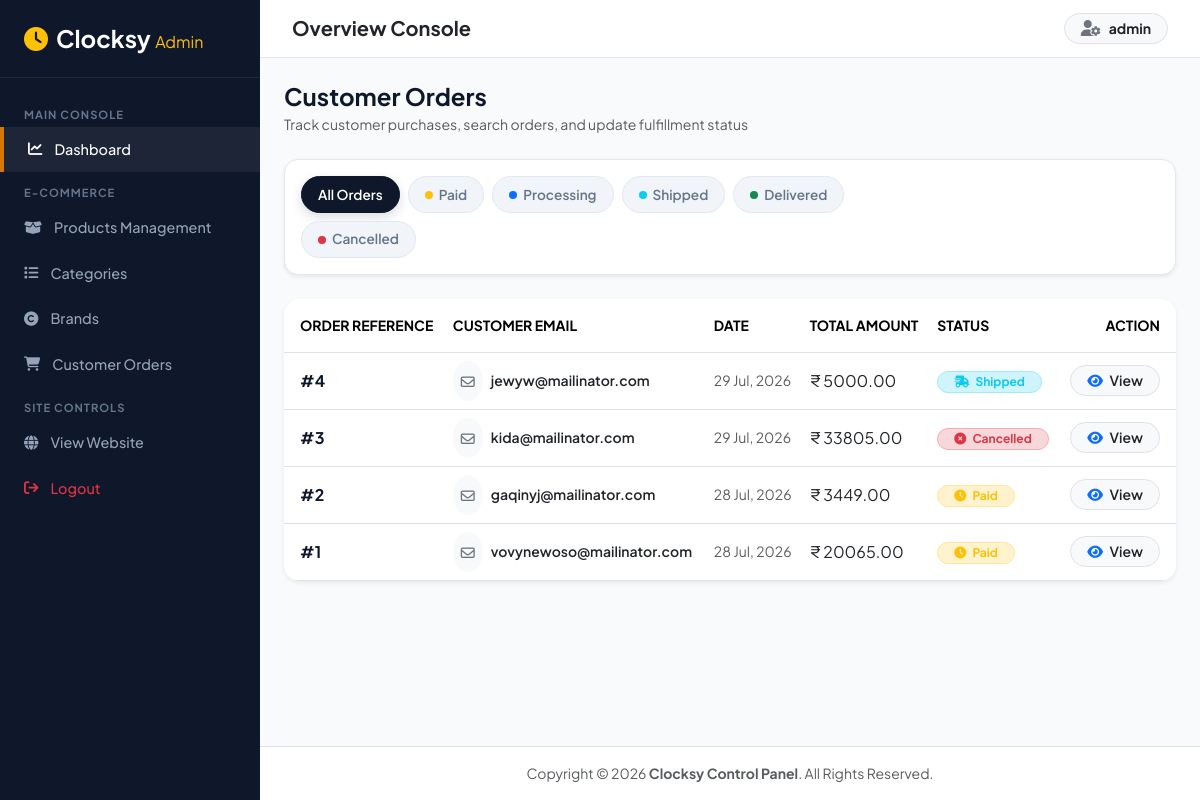
Screenshot of /custom-admin/orders/ (signed in) with the database file from the repository.
### clock_app/models.py (models this page shows, shortened)
class Order(models.Model):
    STATUS = (
        ('Pending', 'Pending'),
        ('Paid', 'Paid'),
        ('Cancelled', 'Cancelled'),
    )
    user = models.ForeignKey(User, on_delete=models.CASCADE)
    name = models.CharField(max_length=100, blank=True, null=True)
    email = models.EmailField(blank=True, null=True)
    phone = models.CharField(max_length=15)
    address = models.TextField()
    total_amount = models.DecimalField(max_digits=10, decimal_places=2)
    razorpay_order_id = models.CharField(max_length=200, blank=True, null=True)
    razorpay_payment_id = models.CharField(max_length=200, blank=True, null=True)
    status = models.CharField(
        max_length=20,
        choices=STATUS,
        default='Pending'
    )
    created_at = models.DateTimeField(auto_now_add=True)

### clock_app/views.py (the view)
# urls.py: path('custom-admin/orders/', views.admin_order_list, name='admin_order_list'),
@staff_member_required(login_url='/custom-admin/login/')
def admin_order_list(request):
    status_filter = request.GET.get('status')
    if status_filter:
        orders = Order.objects.filter(status=status_filter).order_by('-id')
    else:
        orders = Order.objects.all().order_by('-id')
    context = {
        'orders': orders,
        'current_status': status_filter
    }
    return render(request, 'admin_panel/order_list.html', context)

### templates/admin_panel/order_list.html (shortened to what this page needs)
{% extends 'admin_panel/admin_layout.html' %}
{% load static %}
{% block admin_content %}
<div class="d-flex justify-content-between align-items-center mb-4 flex-wrap gap-2">
    <div>
        <h4 class="fw-bold mb-1" style="color: #0f172a;">Customer Orders</h4>
        <p class="text-muted small mb-0">Track customer purchases, search orders, and update fulfillment status</p>
    </div>
</div>
<div class="filter-card shadow-sm mb-4">
    <div class="row g-3 align-items-center">
        <div class="col-12 col-xl-8">
            <div class="d-flex align-items-center gap-2 flex-wrap">
                <a href="{% url 'admin_order_list' %}" class="status-pill {% if not current_status %}active{% endif %}">
                    <span>All Orders</span>
                </a>
                <a href="{% url 'admin_order_list' %}?status=Paid" class="status-pill {% if current_status == 'Paid' %}active{% endif %}">
                    <span class="status-dot bg-warning"></span>
                    <span>Paid</span>
                </a>
                <a href="{% url 'admin_order_list' %}?status=Processing" class="status-pill {% if current_status == 'Processing' %}active{% endif %}">
                    <span class="status-dot bg-primary"></span>
                    <span>Processing</span>
                </a>
                <a href="{% url 'admin_order_list' %}?status=Shipped" class="status-pill {% if current_status == 'Shipped' %}active{% endif %}">
                    <span class="status-dot bg-info"></span>
                    <span>Shipped</span>
                </a>
                <a href="{% url 'admin_order_list' %}?status=Delivered" class="status-pill {% if current_status == 'Delivered' %}active{% endif %}">
                    <span class="status-dot bg-success"></span>
                    <span>Delivered</span>
                </a>
                <a href="{% url 'admin_order_list' %}?status=Cancelled" class="status-pill {% if current_status == 'Cancelled' %}active{% endif %}">
                    <span class="status-dot bg-danger"></span>
                    <span>Cancelled</span>
                </a>
            </div>
        </div>
    </div>
</div>
<div class="card border-0 shadow-sm rounded-4 overflow-hidden bg-white">
    <div class="table-responsive">
        <table class="table align-middle mb-0 orders-table">
            <thead class="bg-light text-muted small text-uppercase">
                <tr>
                    <th class="ps-3 py-3">Order Reference</th>
                    <th class="py-3">Customer Email</th>
                    <th class="py-3">Date</th>
                    <th class="py-3">Total Amount</th>
                    <th class="py-3">Status</th>
                    <th class="pe-3 py-3 text-end">Action</th>
                </tr>
            </thead>
            <tbody>
                {% if orders %}
                    {% for order in orders %}
                    <tr>
                        <td class="ps-3 fw-bold" style="color: #0f172a;">
                            #{{ order.id }}
                        </td>
                        <td>
                            <div class="d-flex align-items-center gap-2">
                                <div class="bg-light rounded-circle p-2 text-secondary d-none d-sm-block">
                                    <i class="fa-regular fa-envelope small"></i>
                                </div>
                                <span class="fw-semibold text-dark small">{{ order.email|default:"N/A" }}</span>
                            </div>
                        </td>
                        <td class="small text-muted">
                            {{ order.created_at|date:"d M, Y"|default:"Recent" }}
                        </td>
                        <td class="fw-extrabold text-dark fs-6">
                            ₹ {{ order.total_amount }}
                        </td>
                        <td>
                            {% if order.status == 'Delivered' %}
                                <span class="badge bg-success-subtle text-success border border-success-subtle fw-bold px-3 py-1 rounded-pill">
                                    <i class="fa-solid fa-circle-check me-1"></i> Delivered
                                </span>
                            {% elif order.status == 'Shipped' %}
                                <span class="badge bg-info-subtle text-info border border-info-subtle fw-bold px-3 py-1 rounded-pill">
                                    <i class="fa-solid fa-truck-fast me-1"></i> Shipped
                                </span>
                            {% elif order.status == 'Processing' %}
                                <span class="badge bg-primary-subtle text-primary border border-primary-subtle fw-bold px-3 py-1 rounded-pill">
                                    <i class="fa-solid fa-gear me-1"></i> Processing
                                </span>
                            {% elif order.status == 'Cancelled' %}
                                <span class="badge bg-danger-subtle text-danger border border-danger-subtle fw-bold px-3 py-1 rounded-pill">
                                    <i class="fa-solid fa-circle-xmark me-1"></i> Cancelled
                                </span>
                            {% else %}
                                <span class="badge bg-warning-subtle text-warning border border-warning-subtle fw-bold px-3 py-1 rounded-pill">
                                    <i class="fa-solid fa-clock me-1"></i> {{ order.status|default:"Paid" }}
                                </span>
                            {% endif %}
                        </td>
                        <td class="pe-3 text-end">
                            <a href="{% url 'admin_order_detail' order.id %}" class="btn btn-sm btn-light border rounded-pill px-3 fw-semibold text-dark" title="View Order Details">
                                <i class="fa-solid fa-eye me-1 text-primary"></i> View
                            </a>
                        </td>
                    </tr>
                    {% endfor %}
                {% endif %}
            </tbody>
        </table>
    </div>
</div>
{% endblock %}

### templates/admin_panel/admin_layout.html (shortened to what this page needs)
<!DOCTYPE html>
<html lang="en">
{% load static %}
<head>
    <link href="https://cdn.jsdelivr.net/npm/bootstrap@5.3.3/dist/css/bootstrap.min.css" rel="stylesheet">
    <link rel="stylesheet" href="https://cdnjs.cloudflare.com/ajax/libs/font-awesome/6.7.2/css/all.min.css" />
</head>
<body>
    <aside class="admin-sidebar">
        <div class="sidebar-brand">
            <a href="{% url 'admin_dashboard' %}" class="text-decoration-none">
                <h4 class="fw-bold text-white mb-0"><i class="fa-solid fa-clock text-warning me-2"></i>Clocksy <span class="fs-6 text-warning fw-normal">Admin</span></h4>
            </a>
        </div>
        <div class="sidebar-menu">
            <div class="menu-category">Main Console</div>
            <a href="{% url 'admin_dashboard' %}" class="nav-link-admin active">
                <i class="fa-solid fa-chart-line"></i> Dashboard
            </a>
            <div class="menu-category">E-Commerce</div>
            <a href="{% url 'admin_product_list' %}" class="nav-link-admin">
                <i class="fa-solid fa-box-open"></i> Products Management
            </a>
            <a href="{% url 'category_list' %}" class="nav-link-admin">
                <i class="fa-solid fa-list"></i> Categories
            </a>
            <a href="{% url 'brand_list' %}" class="nav-link-admin">
                <i class="fa-solid fa-copyright"></i> Brands
            </a>
            <a href="{% url 'admin_order_list' %}" class="nav-link-admin">
                <i class="fa-solid fa-cart-shopping"></i> Customer Orders
            </a>
            <div class="menu-category">Site Controls</div>
            <a href="{% url 'index' %}" target="_blank" class="nav-link-admin">
                <i class="fa-solid fa-globe"></i> View Website
            </a>
            <a href="{% url 'logout_admin' %}" class="nav-link-admin text-danger">
                <i class="fa-solid fa-arrow-right-from-bracket"></i> Logout
            </a>
        </div>
    </aside>
    <div class="admin-main">
        <header class="admin-navbar d-flex align-items-center justify-content-between">
            <div class="d-flex align-items-center gap-3">
                <h5 class="fw-bold text-dark mb-0">Overview Console</h5>
            </div>
            <div class="d-flex align-items-center gap-3">
                <div class="dropdown">
                    <button class="btn btn-light rounded-pill border d-flex align-items-center gap-2 px-3 py-1" type="button" data-bs-toggle="dropdown">
                        <i class="fa-solid fa-user-gear text-secondary"></i>
                        <span class="small fw-bold text-dark">{{ request.user.username }}</span>
                    </button>
                </div>
            </div>
        </header>
        <main class="p-4 flex-grow-1">
            {% block admin_content %}
            {% endblock admin_content %}
        </main>
        <footer class="p-3 bg-white border-top text-center text-muted small">
            Copyright &copy; 2026 <strong>Clocksy Control Panel</strong>. All Rights Reserved.
        </footer>
    </div>
</body>
</html>

### templates/admin_panel/admin_layout.html (style rules this page uses)
:root { --sidebar-width: 260px; --admin-bg: #f8fafc; --dark-navy: #0f172a; --gold-accent: #d97706; --border-color: #e2e8f0; }
body { font-family: 'Plus Jakarta Sans', sans-serif; background-color: var(--admin-bg); color: #1e293b; }
.admin-sidebar { width: var(--sidebar-width); height: 100vh; position: fixed; top: 0; left: 0; background-color: var(--dark-navy); color: #94a3b8; z-index: 1040; display: flex; flex-direction: column; transition: all 0.3s ease; }
.sidebar-brand { padding: 1.5rem; border-bottom: 1px solid rgba(255, 255, 255, 0.08); }
.sidebar-menu { padding: 1rem 0; flex-grow: 1; overflow-y: auto; }
.menu-category { font-size: 0.7rem; text-transform: uppercase; letter-spacing: 1px; color: #64748b; padding: 0.75rem 1.5rem 0.25rem; font-weight: 700; }
.nav-link-admin { color: #94a3b8; padding: 0.75rem 1.5rem; display: flex; align-items: center; gap: 12px; font-size: 0.9rem; font-weight: 500; text-decoration: none; transition: all 0.2s ease; }
.nav-link-admin:hover, .nav-link-admin.active { color: #ffffff; background-color: rgba(255, 255, 255, 0.06); border-left: 4px solid var(--gold-accent); }
.admin-main { margin-left: var(--sidebar-width); min-height: 100vh; display: flex; flex-direction: column; }
.admin-navbar { background-color: #ffffff; border-bottom: 1px solid var(--border-color); padding: 0.8rem 2rem; position: sticky; top: 0; z-index: 1030; }

### templates/admin_panel/order_list.html (style rules this page uses)
.filter-card { background-color: #ffffff; border: 1px solid #e2e8f0; border-radius: 14px; padding: 1rem; }
.status-pill { color: #64748b; background-color: #f1f5f9; border: 1px solid #e2e8f0; border-radius: 50rem; padding: 0.45rem 1rem; font-size: 0.85rem; font-weight: 600; text-decoration: none; transition: all 0.2s ease; display: inline-flex; align-items: center; gap: 6px; }
.status-pill.active { background-color: #0f172a; color: #ffffff; border-color: #0f172a; box-shadow: 0 4px 12px rgba(15, 23, 42, 0.15); }
.status-dot { width: 8px; height: 8px; border-radius: 50%; display: inline-block; }
.orders-table tbody tr { transition: background-color 0.2s ease; }

### rows the page displays
Order: id "4", email "jewyw@mailinator.com", created_at "29 Jul, 2026", total_amount "5000.00", status "Shipped" (drawn)
Order: id "3", email "kida@mailinator.com", created_at "29 Jul, 2026", total_amount "33805.00", status "Cancelled" (drawn)
Order: id "2", email "gaqinyj@mailinator.com", created_at "28 Jul, 2026", total_amount "3449.00", status "Paid"
Order: id "1", email "vovynewoso@mailinator.com", created_at "28 Jul, 2026", total_amount "20065.00", status "Paid"

### other values shown
{{ request.user.username }} "admin"
